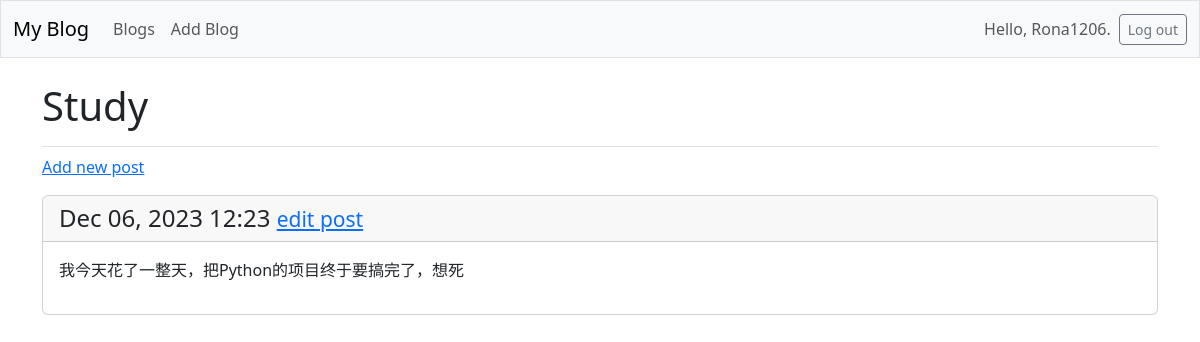
Page /blog/7/ (signed in) on the committed database.
### blogs/models.py (models this page shows, shortened)
class Blog(models.Model):
    title = models.CharField(max_length=100)
    date_added = models.DateTimeField(auto_now_add=True)  # 创建时间
    author = models.ForeignKey(User, on_delete=models.CASCADE, related_name='authored_blogs')
    owner = models.ForeignKey(User, on_delete=models.CASCADE, related_name='owned_blogs')
    description = models.TextField(blank=True)  # 描述，可以为空
    cover_image = models.ImageField(upload_to='blog_covers/', blank=True, null=True)  # 封面图，允许为空

class Post(models.Model):
    title = models.CharField(max_length=200)
    content = models.TextField()
    author = models.ForeignKey(User, on_delete=models.CASCADE)  # 博文作者关联到用户模型
    date_added = models.DateTimeField(auto_now_add=True)  # 创建时间
    blog = models.ForeignKey(Blog, on_delete=models.CASCADE)  # 外键关联到博客模型
    tags = models.CharField(max_length=100, blank=True)  # 标签，可以为空，可以根据需要更改数据类型
    image = models.ImageField(upload_to='post_images/', blank=True, null=True)  # 图片，允许为空
    likes = models.IntegerField(default=0)  # 点赞数，默认为0

### blogs/views.py (the view)
# urls.py: path('blog/<int:blog_id>/', views.blog, name='blog'),
@login_required
def blog(request, blog_id):
    blog = Blog.objects.get(id=blog_id)
    if blog.author != request.user:
        raise Http404
    posts = blog.post_set.order_by('-date_added')
    context = {'blog': blog, 'posts': posts}
    return render(request, 'blogs/blog.html', context)

### blogs/templates/blogs/blog.html
{% extends 'blogs/base.html' %}
{% block page_header %}
    <h1>{{ blog.title }}</h1>
{% endblock page_header %}
{% block content %}
<p>
<a href="{% url 'blogs:publish_post' blog_id=blog.id %}">Add new post</a>
</p>
{% for post in posts %}
<div class="card mb-3">
    <h4 class="card-header">
    {{ post.date_added|date:'M d, Y H:i' }}
    <small><a href="{% url 'blogs:edit_post' post_id=post.id %}">
        edit post</a></small>
    </h4>
    <div class="card-body">{{ post.content|linebreaks }}</div>
</div>
{% empty %}
<p>There are no posts for this blog yet.</p>
{% endfor %}
{% endblock content %}

### blogs/templates/blogs/base.html (shortened to what this page needs)
<!doctype html>
<html lang="en">
<head>
    {% load django_bootstrap5 %}
    {% bootstrap_css %}
</head>
<body>
    <nav class="navbar navbar-expand-md navbar-light bg-light mb-4 border">
        <div class="container-fluid">
            <a class="navbar-brand" href="{% url 'blogs:index' %}">
                My Blog</a>
            <div class="collapse navbar-collapse" id="navbarCollapse">
                <ul class="navbar-nav me-auto mb-2 mb-md-0">
                    <li class="nav-item">
                        <a class="nav-link" href="{% url 'blogs:blogs' %}">
                            Blogs</a></li>
                    <li class="nav-item">
                        <a class="nav-link" href="{% url 'blogs:add_blog' %}">
                            Add Blog</a>
                    </li>
                </ul>
                <ul class="navbar-nav ms-auto mb-2 mb-md-0">
                    {% if user.is_authenticated %}
                    <li class="nav-item">
                        <span class="navbar-text me-2">Hello, {{ user.username }}.
                        </span></li>
                    {% endif %}
                </ul>
                {% if user.is_authenticated %}
                <form action="{% url 'accounts:logout' %}" method='post'>
                    <button name='submit' class='btn btn-outline-secondary btn-sm'>
                    Log out</button>
                </form>
            {% endif %}
            </div>
        </div>
    </nav>
    <main class="container">
        <div class="pb-2 mb-2 border-bottom">
            {% block page_header %}{% endblock page_header %}
        </div>
        <div>
            {% block content %}{% endblock content %}
        </div>
    </main>
</body>
</html>

### rows in the picture
Blog: title "Study"
Post: date_added "Dec 06, 2023 12:23", content "我今天花了一整天，把Python的项目终于要搞完了，想死"

### other values in the picture
{{ user.username }} "Rona1206"
